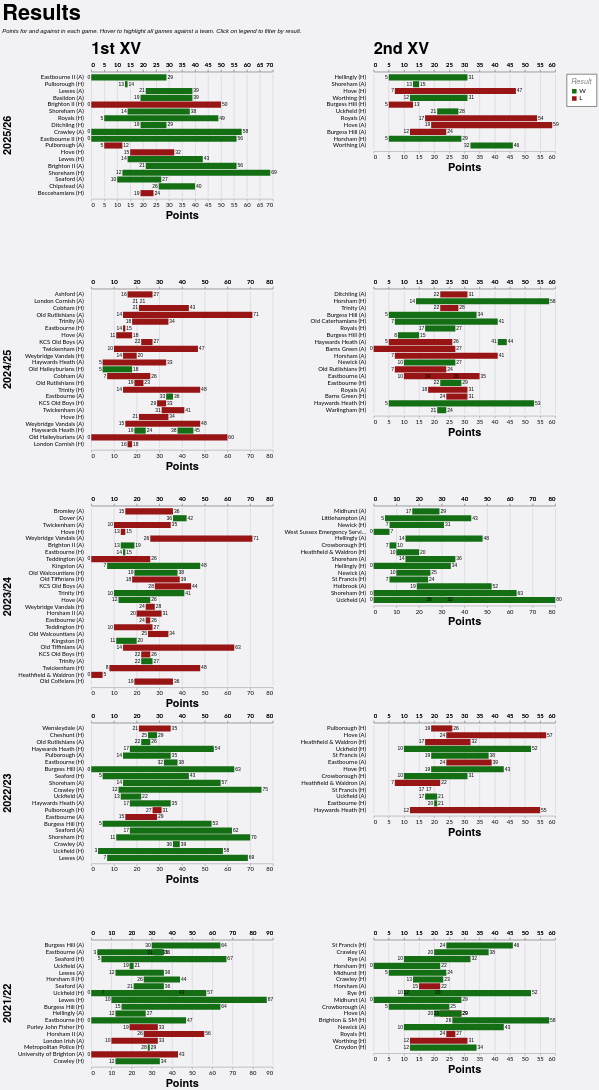

The Vega-Lite source for this figure:
### Vega-Lite specification from a JSON file in a GitHub repository (floating-point values rounded to 4 significant figures; data arrays with more than 128 entries replaced by an {"elided": "..."} marker saying what was removed)
{"config": {"axis": {"labelFont": "Lato, sans-serif", "titleFont": "PT Sans Narrow, Helvetica Neue, Helvetica, Arial, sans-serif", "labelFontSize": 13, "titleFontSize": 24, "gridColor": "#202947", "gridOpacity": 0.2}, "header": {"labelFont": "PT Sans Narrow, Helvetica Neue, Helvetica, Arial, sans-serif", "titleFont": "PT Sans Narrow, Helvetica Neue, Helvetica, Arial, sans-serif", "labelFontSize": 24, "titleFontSize": 28, "labelFontWeight": "bold", "orient": "left"}, "legend": {"labelFont": "Lato, sans-serif", "titleFont": "PT Sans Narrow, Helvetica Neue, Helvetica, Arial, sans-serif", "labelFontSize": 14, "titleFontSize": 16, "titlePadding": 5, "fillColor": "white", "strokeColor": "black", "padding": 10, "titleFontWeight": "lighter", "titleFontStyle": "italic", "titleColor": "gray", "offset": 10}, "title": {"font": "PT Sans Narrow, Helvetica Neue, Helvetica, Arial, sans-serif", "fontSize": 48, "fontWeight": "bold", "anchor": "start", "align": "center", "titlePadding": 20, "subtitlePadding": 10, "subtitleFontSize": 13, "subtitleColor": "", "subtitleFontStyle": "italic", "offset": 15, "color": "black"}, "axisX": {"labelAngle": 0}, "facet": {"title": null, "header": null, "align": {"row": "each", "column": "each"}}, "resolve": {"scale": {"y": "independent", "facet": "independent"}}, "background": "#f2f1f4", "view": {"strokeWidth": 0}}, "data": {"name": "data-08a6011dd9aa27a618ceea156aa2a470"}, "facet": {"column": {"field": "squad", "header": {"labelAnchor": "start", "labelExpr": "datum.value + ' XV'", "labelFontSize": 36, "title": null}, "title": null, "type": "nominal"}, "row": {"field": "season", "sort": {"field": "season", "order": "descending"}, "title": null, "type": "nominal"}}, "spec": {"layer": [{"mark": {"type": "bar"}, "encoding": {"color": {"field": "result", "legend": {"orient": "right", "title": "Result", "titleOrient": "top"}, "scale": {"domain": ["W", "L"], "range": ["#146f14", "#981515"]}, "type": "nominal"}, "detail": {"field": "game_id", "type": "nominal"}, "opacity": {"condition": {"param": "param_4", "value": 1.0, "empty": true}, "value": 0.2}, "x": {"axis": {"offset": 5, "orient": "bottom"}, "field": "pf", "title": "Points", "type": "quantitative"}, "x2": {"field": "pa"}, "y": {"axis": {"domain": false, "grid": false, "offset": 15, "ticks": false, "title": null}, "field": "game_label", "sort": {"field": "date", "order": "descending"}, "title": null, "type": "nominal"}}, "name": "view_2"}, {"mark": {"type": "text", "align": "right", "dx": -2, "dy": 0}, "encoding": {"color": {"value": "black"}, "detail": {"field": "game_id", "type": "nominal"}, "opacity": {"condition": {"param": "param_4", "value": 1.0, "empty": true}, "value": 0.2}, "text": {"field": "loser", "type": "nominal"}, "x": {"axis": {"offset": 5, "orient": "top"}, "field": "loser", "title": null, "type": "quantitative"}, "y": {"axis": {"domain": false, "grid": false, "offset": 15, "ticks": false, "title": null}, "field": "game_label", "sort": {"field": "date", "order": "descending"}, "title": null, "type": "nominal"}}}, {"mark": {"type": "text", "align": "left", "dx": 2, "dy": 0}, "encoding": {"color": {"value": "black"}, "detail": {"field": "game_id", "type": "nominal"}, "opacity": {"condition": {"param": "param_4", "value": 1.0, "empty": true}, "value": 0.2}, "text": {"field": "winner", "type": "nominal"}, "x": {"axis": {"offset": 5, "orient": "top"}, "field": "winner", "title": null, "type": "quantitative"}, "y": {"axis": {"domain": false, "grid": false, "offset": 15, "ticks": false, "title": null}, "field": "game_label", "sort": {"field": "date", "order": "descending"}, "title": null, "type": "nominal"}}}], "height": {"step": 15}, "transform": [{"filter": {"param": "param_5"}}], "width": 400}, "params": [{"name": "param_4", "select": {"type": "point", "clear": "mouseout", "fields": ["opposition"], "on": "hover"}, "views": ["view_2"]}, {"name": "param_5", "select": {"type": "point", "fields": ["result"]}, "bind": "legend", "views": ["view_2"]}], "resolve": {"scale": {"x": "independent", "y": "independent"}}, "spacing": 10, "title": {"text": "Results", "subtitle": "Points for and against in each game. Hover to highlight all games against a team. Click on legend to filter by result."}, "$schema": "https://vega.github.io/schema/vega-lite/v5.20.1.json", "datasets": {"data-08a6011dd9aa27a618ceea156aa2a470": {"elided": "185 records"}}}
